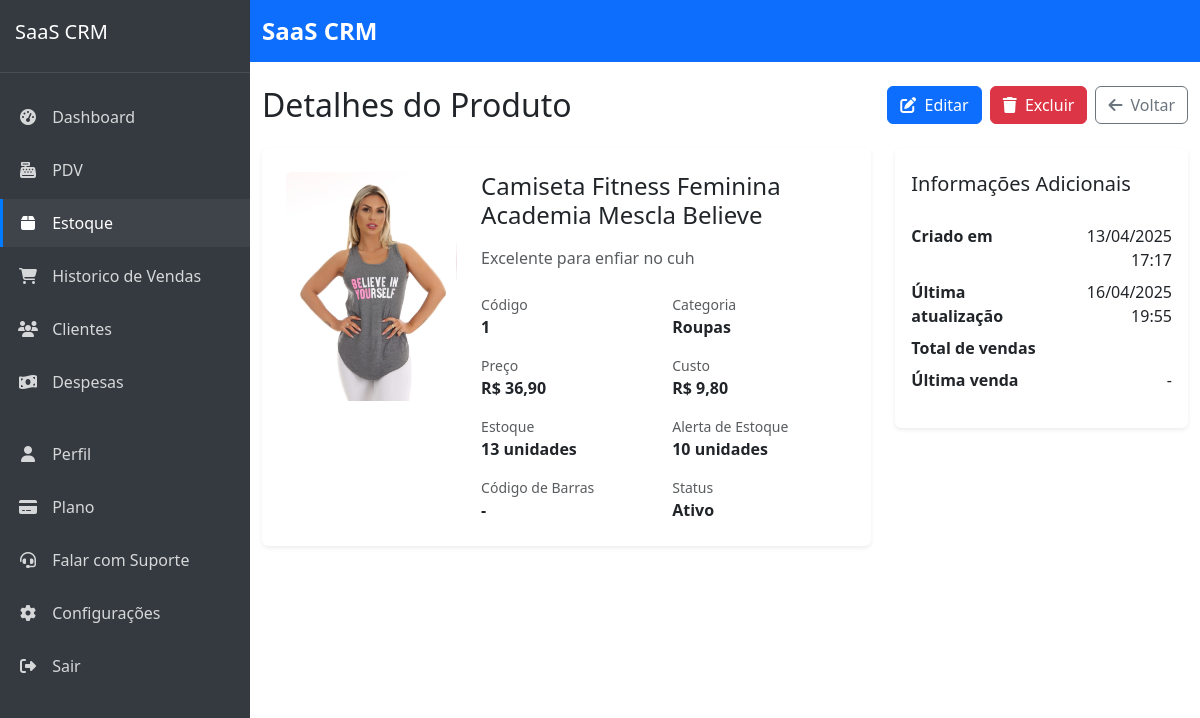
The app's page /sistema/produtos/2/ (signed in), older data.
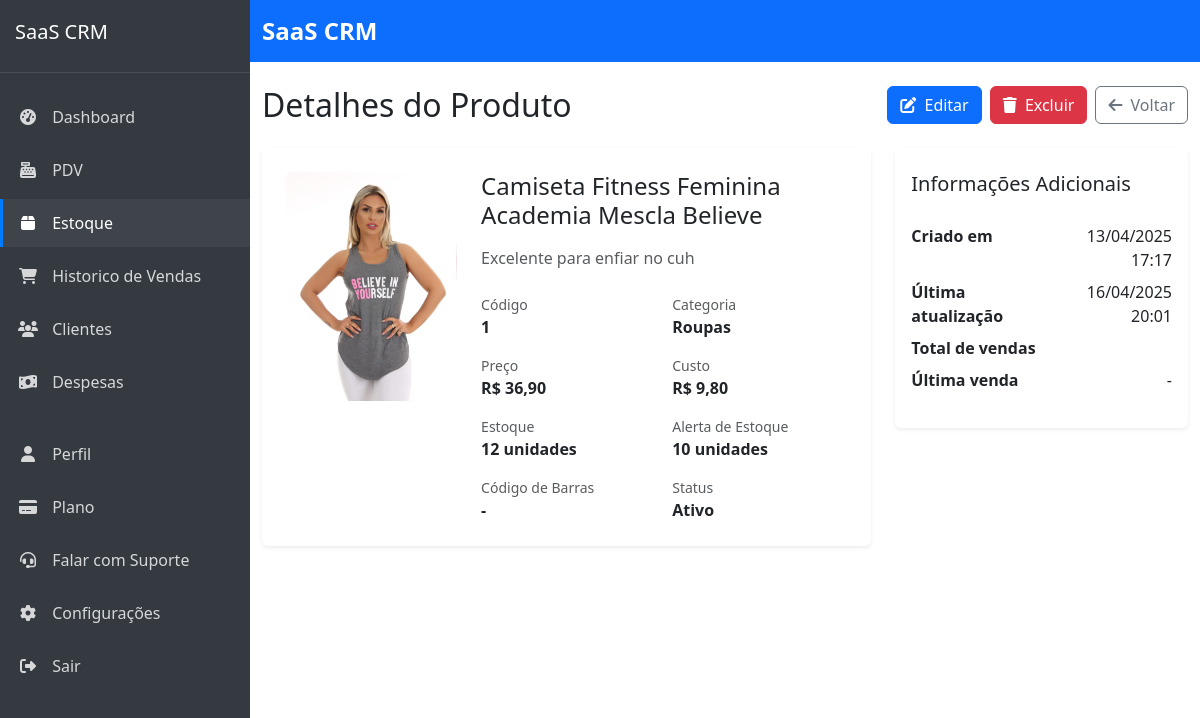
The same page, newer data.
### products/models.py (models this page shows, shortened)
class Product(models.Model):
    company = models.ForeignKey(Company, on_delete=models.CASCADE, verbose_name='Empresa', related_name='products')
    name = models.CharField('Nome', max_length=100)
    code = models.CharField('Código', max_length=50, unique=True, blank=True, null=True)
    description = models.TextField('Descrição', blank=True, null=True)
    category = models.ForeignKey(Category, on_delete=models.CASCADE, verbose_name='Categoria', related_name='products')
    price = models.DecimalField('Preço', max_digits=10, decimal_places=2)
    cost = models.DecimalField('Custo', max_digits=10, decimal_places=2)
    stock_quantity = models.PositiveIntegerField('Quantidade em estoque', default=0)
    stock_alert_level = models.PositiveIntegerField('Nível de alerta de estoque', default=10)
    barcode = models.CharField('Código de barras', max_length=100, blank=True, null=True)
    image = models.ImageField('Imagem', upload_to='products/', blank=True, null=True)
    is_active = models.BooleanField('Ativo', default=True)
    has_variations = models.BooleanField('Possui variações', default=False)
    created_at = models.DateTimeField('Criado em', auto_now_add=True)
    updated_at = models.DateTimeField('Atualizado em', auto_now=True)
    class Meta:
        verbose_name = 'Produto'
        verbose_name_plural = 'Produtos'
        ordering = ['name']
        unique_together = [['company', 'code'], ['company', 'barcode']]  # Prevent duplicate codes/barcodes within same company

class Category(models.Model):
    company = models.ForeignKey(Company, on_delete=models.CASCADE, verbose_name='Empresa', related_name='categories')
    name = models.CharField('Nome', max_length=100)
    description = models.TextField('Descrição', blank=True, null=True)
    created_at = models.DateTimeField('Criado em', auto_now_add=True)
    updated_at = models.DateTimeField('Atualizado em', auto_now=True)
    class Meta:
        verbose_name = 'Categoria'
        verbose_name_plural = 'Categorias'
        ordering = ['name']
        unique_together = ['company', 'name']  # Prevent duplicate category names within same company

### products/views.py (the view)
# urls.py: path('<int:pk>/', views.product_detail, name='product_detail'),
@login_required
def product_detail(request, pk):
    product = get_object_or_404(Product, pk=pk, company=request.user.company)
    if product.cost and product.cost > 0:
        margin = ((product.price - product.cost) / product.cost) * 100
    else:
        margin = 0
    context = {
        'product': product,
        'margin': round(margin, 2)
    }
    return render(request, 'products/product_detail.html', context)

### saas_crm/urls.py (called while the page is built)
    def __call__(self, request):
        if request.user.is_authenticated and request.user.is_superuser and 'impersonate_user_id' in request.session:
            user_id = request.session['impersonate_user_id']
            try:
                request.real_user = request.user
                request.user = User.objects.get(pk=user_id)
                request.is_impersonating = True
            except User.DoesNotExist:
                del request.session['impersonate_user_id']
        response = self.get_response(request)
        return response

### templates/products/product_detail.html (shortened to what the changed rows need)
{% extends 'core/base.html' %}
{% block content %}
<div class="d-flex justify-content-between align-items-center mb-4">
    <h1 class="h2 mb-0">Detalhes do Produto</h1>
</div>
<div class="row">
    <div class="col-lg-8">
        <div class="card border-0 shadow-sm">
            <div class="card-body p-4">
                <div class="row">
                    <div class="col-md-4">
                        {% if product.image %}
                        <img src="{{ product.image.url }}" alt="{{ product.name }}" class="img-fluid rounded">
                        {% else %}
                        <div class="bg-light rounded p-4 text-center">
                            <i class="fas fa-image fa-3x text-muted"></i>
                        </div>
                        {% endif %}
                    </div>
                    <div class="col-md-8">
                        <h2 class="h4 mb-3">{{ product.name }}</h2>
                        <p class="text-muted mb-4">{{ product.description|default:"Sem descrição" }}</p>
                        <div class="row g-3">
                            <div class="col-6">
                                <small class="text-muted d-block">Código</small>
                                <strong>{{ product.code|default:"-" }}</strong>
                            </div>
                            <div class="col-6">
                                <small class="text-muted d-block">Categoria</small>
                                <strong>{{ product.category.name }}</strong>
                            </div>
                            <div class="col-6">
                                <small class="text-muted d-block">Preço</small>
                                <strong>R$ {{ product.price }}</strong>
                            </div>
                            <div class="col-6">
                                <small class="text-muted d-block">Custo</small>
                                <strong>R$ {{ product.cost }}</strong>
                            </div>
                            <div class="col-6">
                                <small class="text-muted d-block">Estoque</small>
                                <strong>{{ product.stock_quantity }} unidades</strong>
                            </div>
                            <div class="col-6">
                                <small class="text-muted d-block">Alerta de Estoque</small>
                                <strong>{{ product.stock_alert_level }} unidades</strong>
                            </div>
                            <div class="col-6">
                                <small class="text-muted d-block">Código de Barras</small>
                                <strong>{{ product.barcode|default:"-" }}</strong>
                            </div>
                            <div class="col-6">
                                <small class="text-muted d-block">Status</small>
                                <strong>{{ product.is_active|yesno:"Ativo,Inativo" }}</strong>
                            </div>
                        </div>
                    </div>
                </div>
            </div>
        </div>
    </div>
    <div class="col-lg-4">
        <div class="card border-0 shadow-sm mb-4">
            <div class="card-body">
                <table class="table table-sm">
                    <tr>
                        <td class="border-0 ps-0"><strong>Criado em</strong></td>
                        <td class="border-0 text-end pe-0">{{ product.created_at|date:"d/m/Y H:i" }}</td>
                    </tr>
                    <tr>
                        <td class="border-0 ps-0"><strong>Última atualização</strong></td>
                        <td class="border-0 text-end pe-0">{{ product.updated_at|date:"d/m/Y H:i" }}</td>
                    </tr>
                </table>
            </div>
        </div>
    </div>
</div>
{% endblock %}

Row changes from the older to the newer data that the page shows:
changed Product "Camiseta Fitness Feminina Academia Mescla Believe": stock_quantity "13" → "12"; updated_at "16/04/2025 19:55" → "16/04/2025 20:01"
